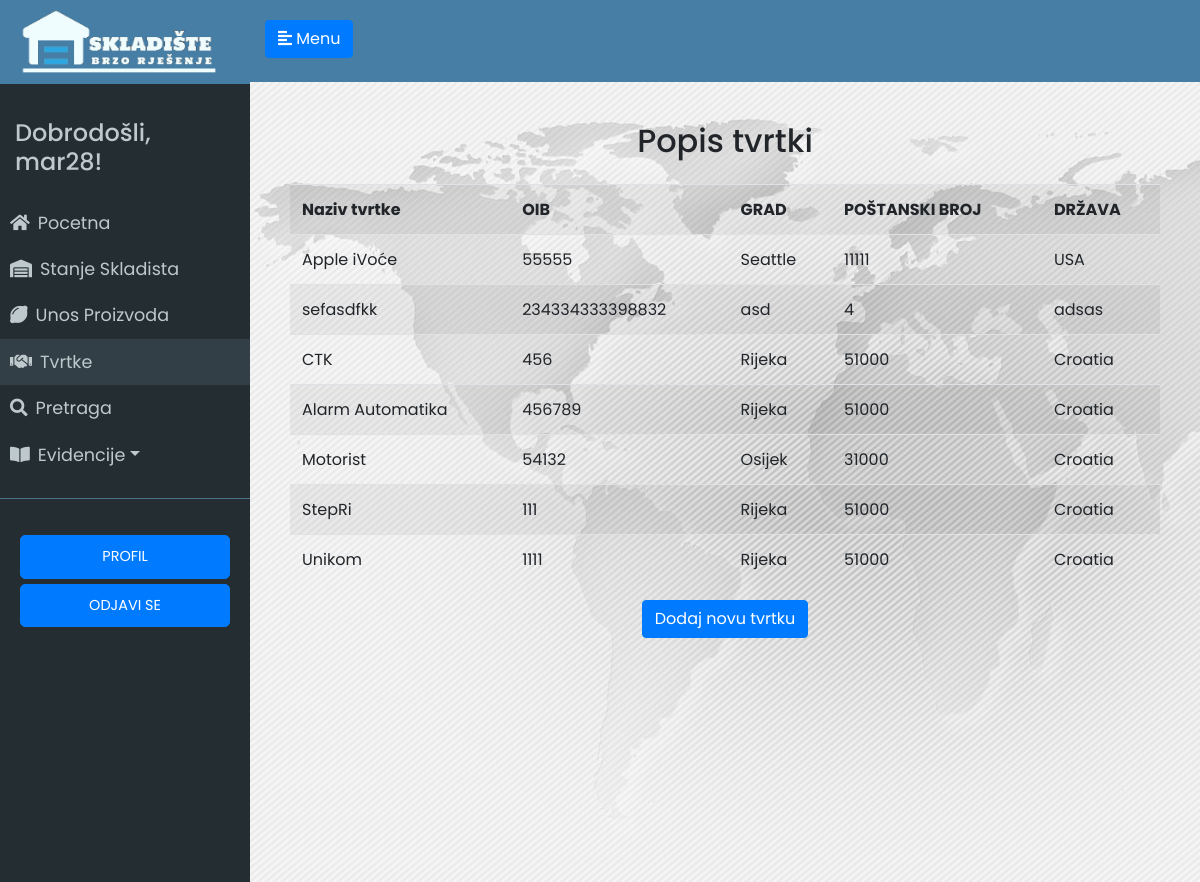
The app's page /tvrtke (signed in) with its own data.
### app/models.py (models this page shows, shortened)
class User(UserMixin, db.Model):
	id = db.Column(db.Integer, primary_key=True)
	username = db.Column(db.String(64), index=True, unique=True)
	email = db.Column(db.String(120), index=True, unique=True)
	password_hash = db.Column(db.String(128))
	last_seen = db.Column(db.DateTime, default=datetime.utcnow)
	evidencija = db.relationship('Evidencija', backref='user', lazy='dynamic')

class Tvrtka(db.Model):
	id = db.Column(db.Integer, primary_key=True)
	name = db.Column(db.String(64))
	oib = db.Column(db.Integer, unique=True)
	grad = db.Column(db.String(64))
	p_broj = db.Column(db.Integer)
	drzava = db.Column(db.String(64))
	evidencija = db.relationship('Evidencija', backref='tvrtka', lazy='dynamic')

### app/routes.py (the view, shortened to what this page needs)
@app.route('/tvrtke', methods=['GET', 'POST'])
@login_required
def tvrtke():
	form = UnosTvrtkeForm()
	tvrtke = Tvrtka.query.all()
	return render_template('tvrtke.html', title='Dodaj tvrtku', form=form, tvrtke=tvrtke)

### app/models.py (called while the page is built)
@login.user_loader
def load_user(id):
	return User.query.get(int(id))

### app/routes.py (called while the page is built)
@app.before_request
def before_request():
	if current_user.is_authenticated:
		current_user.last_seen = datetime.utcnow()
		db.session.commit()

### app/templates/tvrtke.html (shortened to what this page needs)
{% extends "base.html" %}
{% block dobavljaci %}active{% endblock %}
{% block content %}
<div class="unos-p">
    <h2 class="mb-4">Popis tvrtki</h2>
    <table class="table table-striped">
        <tr>
            <th>Naziv tvrtke</th>
            <th>OIB</th>
            <th>GRAD</th>
            <th>POŠTANSKI BROJ</th>
            <th>DRŽAVA</th>
        </tr>
    {% for tvrtka in tvrtke %}
        <tr>
            <td>{{ tvrtka.name }}</td>
            <td>{{ tvrtka.oib }}</td>
            <td>{{ tvrtka.grad }}</td>
            <td>{{ tvrtka.p_broj }}</td>
            <td>{{ tvrtka.drzava }}</td>
        </tr>
    {% endfor %}
    </table>
<button type="button" class="btn btn-primary" data-toggle="modal" data-target="#exampleModalCenter">
  Dodaj novu tvrtku
</button>
</div>
</div>
{% endblock %}

### app/templates/base.html (shortened to what this page needs)
<html>
<head>
	<link rel="stylesheet" href="https://stackpath.bootstrapcdn.com/bootstrap/4.2.1/css/bootstrap.min.css" integrisha384-GJzZqFGwb1QTTN6wy59ffF1BuGJpLSa9DkKMp0DgiMDm4iYMj70gZWKYbI706tWS">
	<link href="../static/style.css" type="text/css" rel="stylesheet">
	<link rel="stylesheet" href="https://use.fontawesome.com/releases/v5.7.1/css/all.css">
</head>
<body>
	<div class="wrapper">
	<nav id="sidebar">
		<div class="sidebar-header ">
			<img src="../static/logo5.png" style="width: 200px; height: auto;">
		</div>
		<ul class="list-unstyled components" id="navigation">
			<h4>Dobrodošli, {{ current_user.username }}!</h4>
			<li class="{% block index %}{% endblock %}">
				<a href="{{ url_for('index') }}"><i class="fas fa-home mr-2"></i>Pocetna</a>
			</li>
			<li class="{% block stanje_skladista1 %}{% endblock %}">
				<a href="{{ url_for('stanje_skladista1') }}"><i class="fas fa-warehouse mr-2"></i>Stanje Skladista</a>
			</li>
			<li class="{% block unos_proizvoda %}{% endblock %}">
				<a href="{{ url_for('unos_proizvoda') }}"><i class="fas fa-lemon mr-2"></i>Unos Proizvoda</a>
			</li>
			<li class="{% block dobavljaci %}{% endblock %}">
				<a href="{{ url_for('tvrtke') }}"><i class="fas fa-handshake mr-2"></i>Tvrtke</a>
			</li>
			<li class="{% block pretraga %}{% endblock %}">
                <a href="{{ url_for('search1') }}"><i class="fas fa-search mr-2"></i>Pretraga</a>
            </li>
			<li>
				<a href="#pageSubmenu" data-toggle="collapse" aria-expanded="false" class="dropdown-toggle"><i class="fas fa-book-open mr-2"></i>Evidencije</a>
			</li>
		</ul>
		<ul class="list-unstyled CTAs">
                <li>
                    <a href="{{ url_for('user', username=current_user.username) }}" class="btn btn-primary hover-plava">PROFIL</a>
                </li>
                <li>
                    <a href="{{ url_for('logout') }}" class="btn btn-primary hover-plava">ODJAVI SE</a>
                </li>
            </ul>
	</nav>
		<div class="tijelo">
	        <div class="plava-pozadina">
	            <button type="button" id="sidebarCollapse" class="btn btn-primary">
	                <i class="fas fa-align-left"></i>
	                <span>Menu</span>
	            </button> <br>
	    	</div>
			<div class="plavo">
			{% block content %}
			{% endblock %}
			</div>
		</div>
</body>
</html>

### app/static/style.css (style rules this page uses)
body { font-family: 'Poppins', sans-serif; background: #fafafa; }
h4 { padding: 15px; }
.wrapper { display: flex; width: 100%; align-items: stretch; }
a, a:hover, a:focus { color: inherit; text-decoration: none; transition: all 0.3s; }
#sidebar { min-width: 250px; max-width: 250px; min-height: 100vh; background: #242d32; color: #bec9cd; transition: all 0.3s; }
#sidebarCollapse { margin-top: 20px; margin-left: 15px; }
#sidebar .sidebar-header { padding: 7.5px 20px; background: #477ea5; color: #f0fdfe; }
#sidebar ul.components { padding: 20px 0; border-bottom: 1px solid #47748b; }
#sidebar ul li a { padding: 10px; font-size: 1.1em; display: block; }
#sidebar ul li.active > a, a[aria-expanded="true"] { color: #bec9cd; background: #323f46; }
ul.CTAs { padding: 20px; }
ul.CTAs a { text-align: center; font-size: 0.9em !important; display: block; border-radius: 5px; margin-bottom: 5px; }
.tijelo { display: inline-block; width: 100%; }
.plavo { display: inline-block; width: 100%; text-align: center; }
.plava-pozadina { background-color: #477ea5; display: inline-block; width: 100%; height: 81.5px; }
.unos-p { padding-top: 5vh; padding-left: 5vh; padding-right: 5vh; background-image: url('map.jpg'); height: 100vh; }

### records on screen
User: username "mar28"
Tvrtka: name "Apple iVoće", oib "55555", grad "Seattle", p_broj "11111", drzava "USA"
Tvrtka: name "sefasdfkk", oib "234334333398832", grad "asd", p_broj "4", drzava "adsas"
Tvrtka: name "CTK", oib "456", grad "Rijeka", p_broj "51000", drzava "Croatia"
Tvrtka: name "Alarm Automatika", oib "456789", grad "Rijeka", p_broj "51000", drzava "Croatia"
Tvrtka: name "Motorist", oib "54132", grad "Osijek", p_broj "31000", drzava "Croatia"
Tvrtka: name "StepRi", oib "111", grad "Rijeka", p_broj "51000", drzava "Croatia"
Tvrtka: name "Unikom", oib "1111", grad "Rijeka", p_broj "51000", drzava "Croatia"
